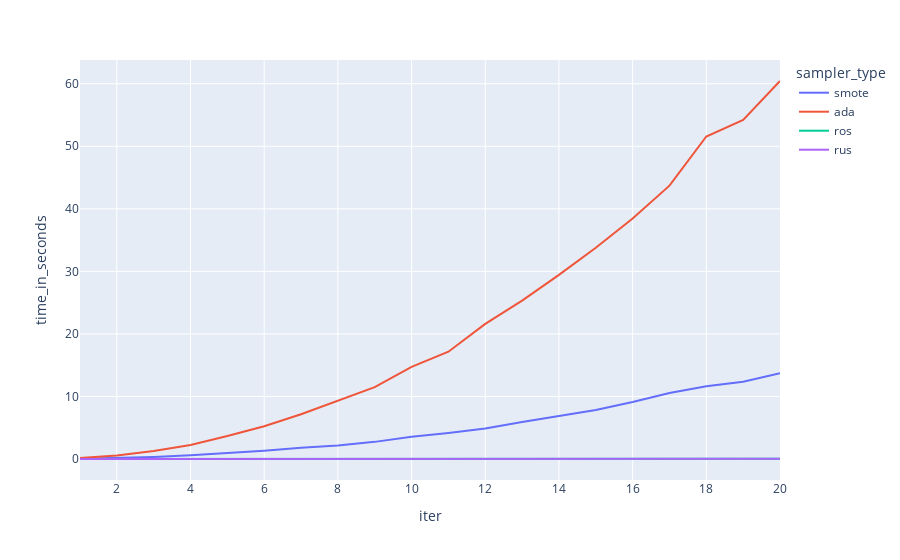

Here is the notebook cell this chart was saved with:
### Code cell
plotly.express.line(data_frame=combined_df, x="iter", y="time_in_seconds", color='sampler_type')

### Figure 1 — Plotly figure (JSON) as saved in the notebook; plotly's stock layout.template omitted (floating-point values rounded to 4 significant figures)
{"data": [{"hovertemplate": "sampler_type=smote<br>iter=%{x}<br>time_in_seconds=%{y}<extra></extra>", "legendgroup": "smote", "line": {"color": "#636efa", "dash": "solid"}, "marker": {"symbol": "circle"}, "mode": "lines", "name": "smote", "orientation": "v", "showlegend": true, "type": "scatter", "x": [1, 2, 3, 4, 5, 6, 7, 8, 9, 10, 11, 12, 13, 14, 15, 16, 17, 18, 19, 20], "xaxis": "x", "y": [0.03775, 0.1462, 0.3275, 0.5883, 0.91, 1.319, 1.787, 2.169, 2.74, 3.556, 4.176, 4.894, 5.906, 6.882, 7.847, 9.126, 10.57, 11.62, 12.37, 13.72], "yaxis": "y"}, {"hovertemplate": "sampler_type=ada<br>iter=%{x}<br>time_in_seconds=%{y}<extra></extra>", "legendgroup": "ada", "line": {"color": "#EF553B", "dash": "solid"}, "marker": {"symbol": "circle"}, "mode": "lines", "name": "ada", "orientation": "v", "showlegend": true, "type": "scatter", "x": [1, 2, 3, 4, 5, 6, 7, 8, 9, 10, 11, 12, 13, 14, 15, 16, 17, 18, 19, 20], "xaxis": "x", "y": [0.1453, 0.572, 1.29, 2.241, 3.693, 5.235, 7.161, 9.33, 11.49, 14.74, 17.16, 21.61, 25.32, 29.44, 33.79, 38.47, 43.7, 51.56, 54.22, 60.44], "yaxis": "y"}, {"hovertemplate": "sampler_type=ros<br>iter=%{x}<br>time_in_seconds=%{y}<extra></extra>", "legendgroup": "ros", "line": {"color": "#00cc96", "dash": "solid"}, "marker": {"symbol": "circle"}, "mode": "lines", "name": "ros", "orientation": "v", "showlegend": true, "type": "scatter", "x": [1, 2, 3, 4, 5, 6, 7, 8, 9, 10, 11, 12, 13, 14, 15, 16, 17, 18, 19, 20], "xaxis": "x", "y": [0.001317, 0.002365, 0.003787, 0.005332, 0.007217, 0.009091, 0.01053, 0.01194, 0.01329, 0.01483, 0.01525, 0.01667, 0.01802, 0.01859, 0.02039, 0.02073, 0.02288, 0.0237, 0.02554, 0.03101], "yaxis": "y"}, {"hovertemplate": "sampler_type=rus<br>iter=%{x}<br>time_in_seconds=%{y}<extra></extra>", "legendgroup": "rus", "line": {"color": "#ab63fa", "dash": "solid"}, "marker": {"symbol": "circle"}, "mode": "lines", "name": "rus", "orientation": "v", "showlegend": true, "type": "scatter", "x": [1, 2, 3, 4, 5, 6, 7, 8, 9, 10, 11, 12, 13, 14, 15, 16, 17, 18, 19, 20], "xaxis": "x", "y": [0.001203, 0.002801, 0.00479, 0.005436, 0.006617, 0.008363, 0.009702, 0.009842, 0.01181, 0.01277, 0.01368, 0.01452, 0.01563, 0.01663, 0.01763, 0.01871, 0.02005, 0.02063, 0.0218, 0.02241], "yaxis": "y"}], "layout": {"legend": {"title": {"text": "sampler_type"}, "tracegroupgap": 0}, "margin": {"t": 60}, "xaxis": {"anchor": "y", "domain": [0, 1], "title": {"text": "iter"}}, "yaxis": {"anchor": "x", "domain": [0, 1], "title": {"text": "time_in_seconds"}}}}
